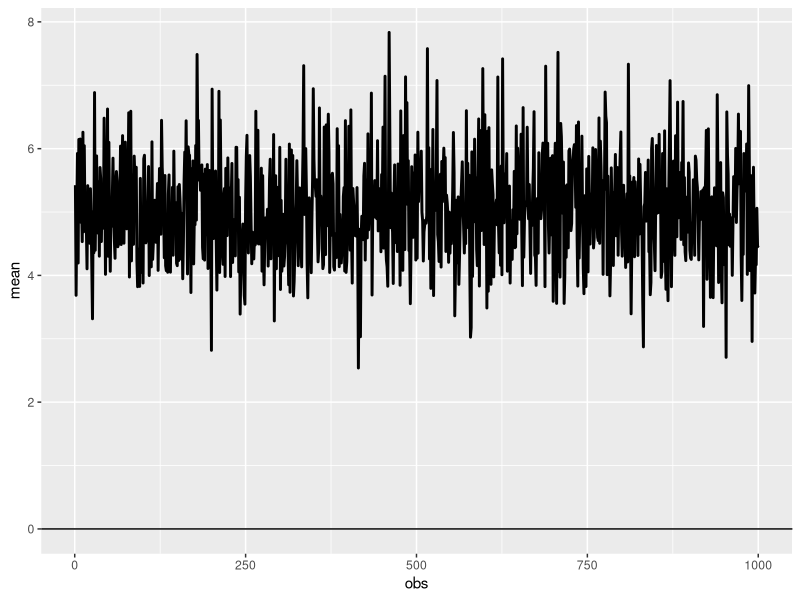
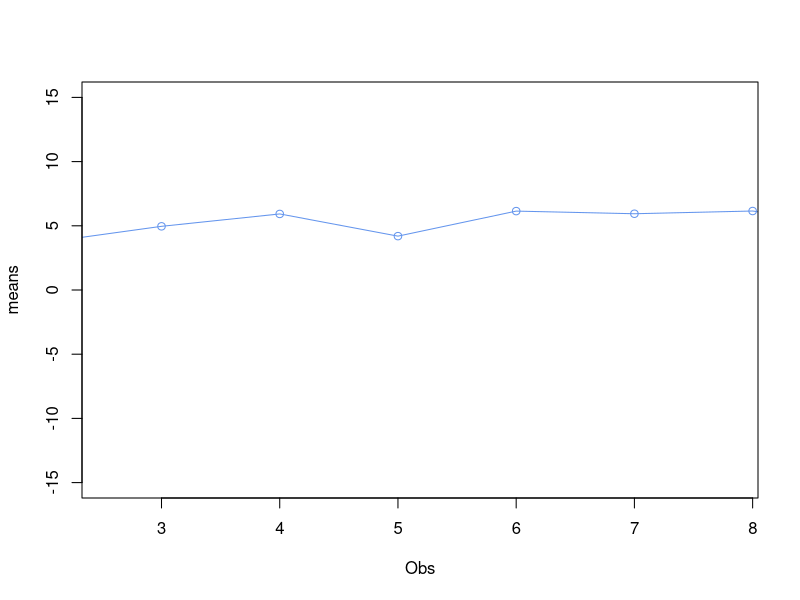
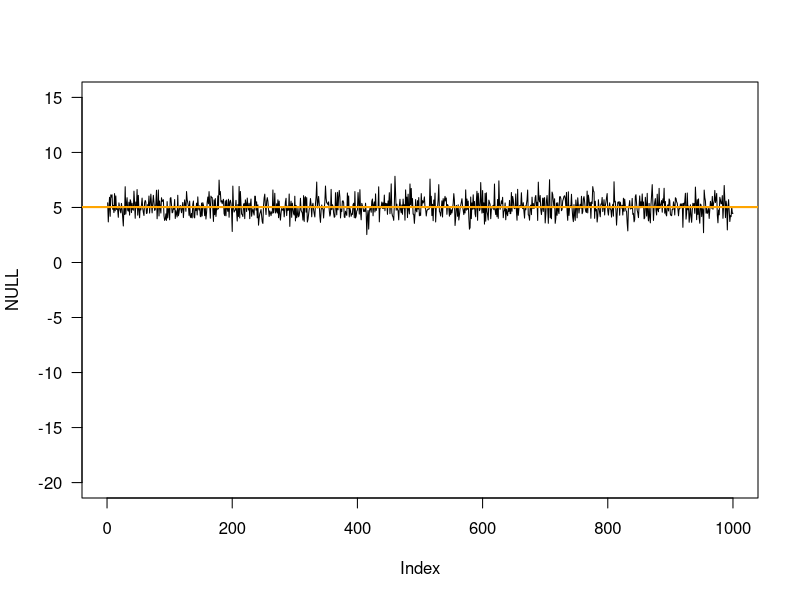
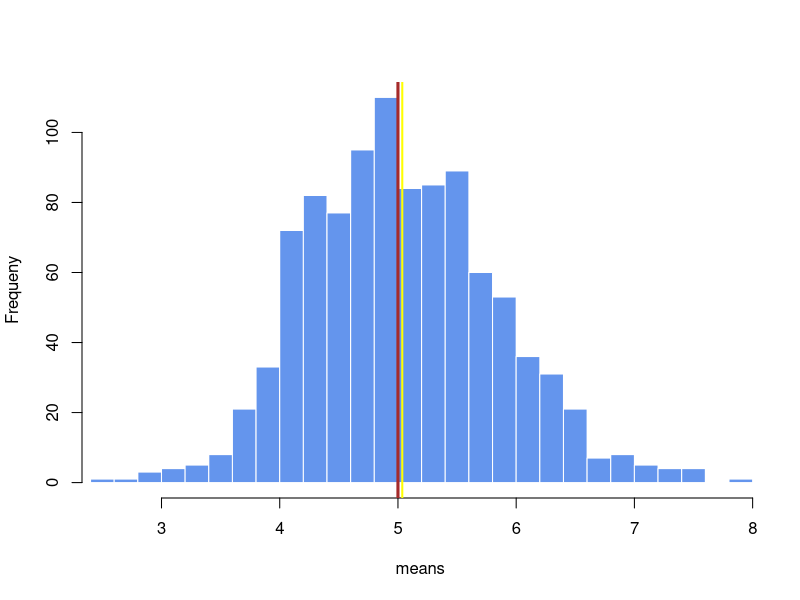
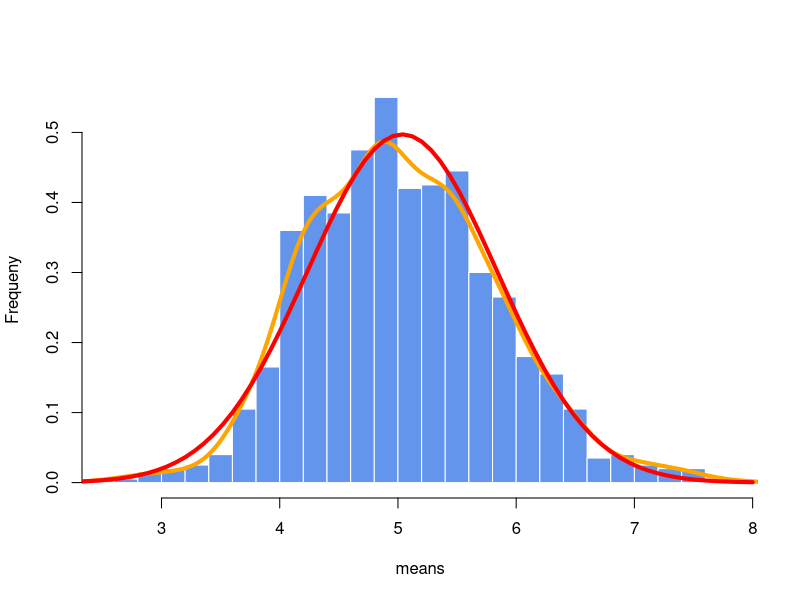

Reproduce these figures in R, in order.
## ---- chunk 1
set.seed(1243)
lambda=0.2
sampleSize<-40
n <- 1000; 
means <- replicate(n, mean(rexp(sampleSize,lambda)))
## ---- chunk 2
head(means)

## ---- chunk 3

library(ggplot2)
g <- ggplot(data.frame(x = 1 : n, y = means), aes(x = x, y = y)) 
g <- g + geom_hline(yintercept = 0) + geom_line(size = 1) 
g <- g + labs(x = "obs", y = "mean")
g

# Alternative

sas<-function(){
      x<-means
      xlimits= range(means)
      plot(
            x,
            type= "o",
            xlab= "Obs",
            ylab= "means",
            xlim=xlimits, 
            ylim=c(-15,15),
            col="cornflowerblue",
            )
}

sas()


plot(x=means,y=NULL,type= "l",xlim=c(0, 1000),ylim=c(-20, 15),las=1,col="black",)
abline(h=mean(means),lwd=2, col="orange")

## ---- chunk 4
mean_samp <- mean(means)
mean_samp
## ---- chunk 5
mean_theo <- 1/lambda  #lambda=0.2
mean_theo 
## ---- chunk 6
histogram <-function(){
      
xlimits= range(means)
x<-means
hist(x, breaks=20,
     col="cornflowerblue", 
     border="white",
     xlim=xlimits, 
     main="", 
     xlab="means", 
     ylab="Frequeny"
     )
}

histogram()
abline(v=mean(means),col="yellow",lwd=2) 
abline(v=1/.2,col="brown",lwd=3) 
 

## ---- chunk 7
#the standard deviation of the sample distribution is:
sd_samp <- sd(means)

# therefore the sampling variance is:
var_samp <- var(means)
var_samp

## ---- chunk 8

#the theoretical standard deviation is:
sd_theo <- (1/lambda)/sqrt(sampleSize)

# and the theoretical variance is:
var_theo <- sd_theo^2
            
var_theo
## ---- chunk 9
comparisonTable<-data.frame(Sampling=numeric(3),theoretical=numeric(3), difference=numeric(3))
rownames(comparisonTable)<-c("mean","sd","var")
comparisonTable[1,]<- c(mean_samp,mean_theo,mean_samp-mean_theo)
comparisonTable[2,]<- c(sd_samp,sd_theo,sd_samp-sd_theo)
comparisonTable[3,]<- c(var_samp,var_theo,var_samp-var_theo) 
comparisonTable
## ---- chunk 10
histogram2 <-function(){
      
xlimits= range(means)
x<-means
hist(x, breaks=20,
     prob=TRUE, 
     col="cornflowerblue", 
     border="white",
     xlim=xlimits, 
     main="", 
     xlab="means", 
     ylab="Frequeny"
     )
      lines(density(means), col="orange",lwd=4)
      text(65, 0.025, paste("N =", sum(means)), cex=1.2)     
}

histogram2()

curve(dnorm(x,mean_samp,sd_samp), 0, 8, col="red", add=T,lwd=4)


